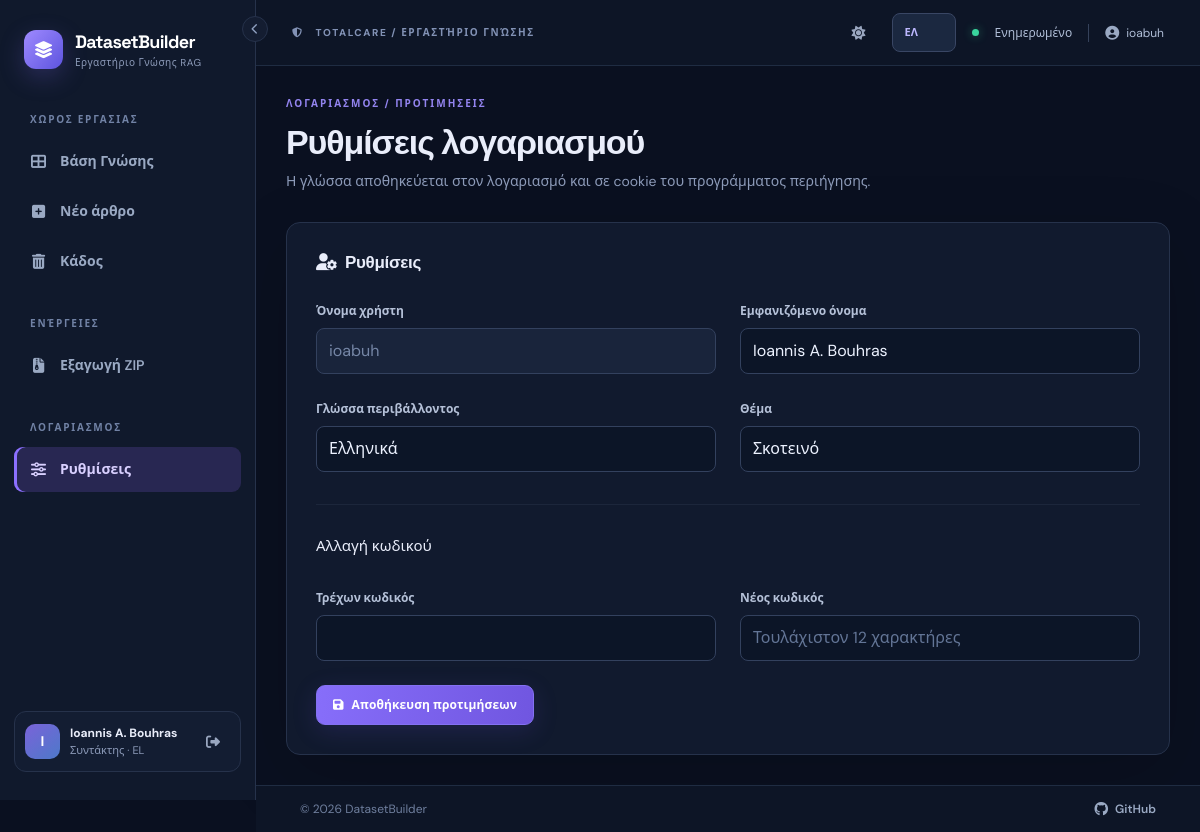
The page /settings (signed in) on the database its author committed.
### datasetbuilder/models.py (models this page shows, shortened)
class User(UserMixin, db.Model):
    __tablename__ = "users"
    id = db.Column(db.Integer, primary_key=True)
    username = db.Column(db.String(80), nullable=False, unique=True)
    display_name = db.Column(db.String(160), nullable=False)
    password_hash = db.Column(db.String(255), nullable=False)
    role = db.Column(db.String(20), nullable=False, default="editor")
    active = db.Column(db.Boolean, nullable=False, default=True)
    created_at = db.Column(db.DateTime, nullable=False, default=utcnow)
    last_login_at = db.Column(db.DateTime)
    preferred_language = db.Column(db.String(2), nullable=False, default="en")
    preferred_theme = db.Column(db.String(5), nullable=False, default="dark")
    @property
    def is_active(self):
        return self.active
    def can_edit(self):
        return self.role in ("admin", "editor")
    def is_admin(self):
        return self.role == "admin"

### datasetbuilder/views.py (the view, shortened to what this page needs)
@bp.route('/settings', methods=['GET', 'POST'])
@login_required
def settings():
    return render_template('settings.html')

### datasetbuilder/__init__.py (called while the page is built)
@login_manager.user_loader
def load_user(user_id):
    try:
        user = db.session.get(User, int(user_id))
        return user if user and user.active else None
    except (TypeError, ValueError):
        return None

### datasetbuilder/i18n.py (called while the page is built)
def translate(key, lang='en'):
    return (EL if lang == 'el' else EN).get(key, EN.get(key, key))

### datasetbuilder/templates/settings.html (shortened to what this page needs)
{% extends 'base.html' %}
{% block content %}<div class="narrow-container"><div class="page-head"><div><div class="eyebrow">{{ t('preferences_eyebrow')|upper }}</div><h1>{{ t('account_settings') }}</h1><p class="muted">{{ t('language_persist_info') }}</p></div></div><form class="surface form-surface" method="post"><input type="hidden" name="csrf_token" value="{{ csrf_token() }}"><h2><i class="fa-solid fa-user-gear me-2"></i>{{ t('settings') }}</h2><div class="row g-4 mt-1"><div class="col-md-6"><label class="form-label">{{ t('username') }}</label><input class="form-control" value="{{ current_user.username }}" disabled></div><div class="col-md-6"><label class="form-label">{{ t('display_name') }}</label><input class="form-control" name="display_name" value="{{ current_user.display_name }}" required maxlength="160"></div><div class="col-md-6"><label class="form-label">{{ t('preferred_language') }}</label><select class="form-select" name="language"><option value="en" {% if current_user.preferred_language == 'en' %}selected{% endif %}>{{ t('default_english') }}</option><option value="el" {% if current_user.preferred_language == 'el' %}selected{% endif %}>Ελληνικά</option></select></div><div class="col-md-6"><label class="form-label">{{ t('theme') }}</label><select class="form-select" name="theme"><option value="dark" {% if current_user.preferred_theme != 'light' %}selected{% endif %}>{{ t('theme_dark') }}</option><option value="light" {% if current_user.preferred_theme == 'light' %}selected{% endif %}>{{ t('theme_light') }}</option></select></div><div class="col-12"><hr class="soft-divider"></div><div class="col-12"><h3>{{ t('change_password') }}</h3></div><div class="col-md-6"><label class="form-label">{{ t('current_password') }}</label><input type="password" name="current_password" class="form-control" autocomplete="current-password"></div><div class="col-md-6"><label class="form-label">{{ t('new_password') }}</label><input type="password" name="new_password" class="form-control" minlength="12" placeholder="{{ t('password_length') }}" autocomplete="new-password"></div></div><div class="mt-4"><button class="btn btn-primary"><i class="fa-solid fa-floppy-disk me-2"></i>{{ t('save_settings') }}</button></div></form></div>{% endblock %}

### datasetbuilder/templates/base.html (shortened to what this page needs)
<!doctype html>
<html lang="{{ ui_lang }}" data-theme="{{ ui_theme }}">
<head>
  <link rel="stylesheet" href="{{ url_for('static', filename='vendor/bootstrap.min.css') }}">
  <link rel="stylesheet" href="https://cdnjs.cloudflare.com/ajax/libs/font-awesome/6.5.2/css/all.min.css">
  <link rel="stylesheet" href="{{ url_for('static', filename='css/app.css') }}">
  <link rel="stylesheet" href="{{ url_for('static', filename='css/print.css') }}" media="print">
</head>
<body class="{% if current_user.is_authenticated %}app-shell{% else %}login-shell{% endif %}{% if nav_collapsed %} nav-collapsed{% endif %}">
{% if current_user.is_authenticated %}
  <aside class="sidebar" id="appSidebar">
    <button type="button" class="nav-collapse-btn" id="nav-collapse" aria-controls="appSidebar" aria-expanded="true" title="{{ t('collapse_nav') }}"><i class="fa-solid fa-chevron-left"></i></button>
    <a class="brand" href="{{ url_for('main.dashboard') }}">
      <span class="brand-icon"><i class="fa-solid fa-layer-group"></i></span>
      <span class="brand-text"><strong>DatasetBuilder</strong><small>{{ t('tagline') }}</small></span>
    </a>
    <div class="sidebar-label">{{ t('workspace')|upper }}</div>
    <nav class="menu">
      <a class="menu-link {% if request.endpoint == 'main.dashboard' %}active{% endif %}" href="{{ url_for('main.dashboard') }}" title="{{ t('dashboard') }}"><i class="fa-solid fa-table-cells-large"></i> <span class="nav-text">{{ t('dashboard') }}</span></a>
      {% if current_user.can_edit() %}
      <a class="menu-link {% if request.endpoint == 'main.new_document' %}active{% endif %}" href="{{ url_for('main.new_document') }}" title="{{ t('new_article') }}"><i class="fa-solid fa-square-plus"></i> <span class="nav-text">{{ t('new_article') }}</span></a>
      {% endif %}
      {% if current_user.can_edit() %}<a class="menu-link {% if request.endpoint == 'main.trash' %}active{% endif %}" href="{{ url_for('main.trash') }}" title="{{ t('trash') }}"><i class="fa-solid fa-trash-can"></i> <span class="nav-text">{{ t('trash') }}</span></a>{% endif %}
    </nav>
    <div class="sidebar-label mt-4">{{ t('actions')|upper }}</div>
    <nav class="menu">
      <a class="menu-link" href="{{ url_for('main.export_zip') }}" id="nav-export" title="{{ t('export') }}"><i class="fa-solid fa-file-zipper"></i> <span class="nav-text">{{ t('export') }}</span></a>
    </nav>
    <div class="sidebar-label mt-4">{{ t('account')|upper }}</div>
    <nav class="menu">
      <a class="menu-link {% if request.endpoint == 'main.settings' %}active{% endif %}" href="{{ url_for('main.settings') }}" title="{{ t('settings') }}"><i class="fa-solid fa-sliders"></i> <span class="nav-text">{{ t('settings') }}</span></a>
    </nav>
    <div class="sidebar-footer">
      <div class="user-avatar">{{ current_user.display_name[:1]|upper }}</div>
      <div class="user-mini"><b>{{ current_user.display_name }}</b><small>{{ t('account_role_'+current_user.role) }} · {{ 'EL' if ui_lang == 'el' else 'EN' }}</small></div>
      <form method="post" action="{{ url_for('auth.logout') }}"><input type="hidden" name="csrf_token" value="{{ csrf_token() }}"><button class="icon-btn" title="{{ t('logout') }}" aria-label="{{ t('logout') }}"><i class="fa-solid fa-right-from-bracket"></i></button></form>
    </div>
  </aside>
{% endif %}
<main class="{% if current_user.is_authenticated %}main-area{% else %}login-main{% endif %}">
{% if current_user.is_authenticated %}
  <header class="topbar">
    <div class="d-flex align-items-center gap-2"><span class="location-label"><i class="fa-solid fa-shield-halved me-2"></i> TOTALCARE / {{ t('knowledge_studio')|upper }}</span></div>
    <div class="d-flex align-items-center gap-3"><button class="icon-btn" id="theme-toggle" type="button" title="{{ t('switch_theme') }}" aria-label="{{ t('switch_theme') }}"><i class="fa-solid fa-{{ 'sun' if ui_theme == 'dark' else 'moon' }}"></i></button><form action="{{ url_for('main.change_language') }}" method="post" class="d-inline-flex align-items-center"><input type="hidden" name="csrf_token" value="{{ csrf_token() }}"><input type="hidden" name="next" value="{{ request.full_path }}"><select name="language" class="form-select form-select-sm lang-switch" aria-label="{{ t('preferred_language') }}"><option value="en" {% if ui_lang=='en' %}selected{% endif %}>EN</option><option value="el" {% if ui_lang=='el' %}selected{% endif %}>ΕΛ</option></select></form><span class="live-dot"></span><span class="topbar-note">{{ t('ready') }}</span><span class="topbar-user"><i class="fa-solid fa-user-circle"></i>{{ current_user.username }}</span></div>
  </header>
{% endif %}
  <div class="content-area {% block content_class %}{% endblock %}">{% block content %}{% endblock %}</div>
  <footer class="app-footer">
    <span class="app-footer-copy">&copy; {{ footer_year }} {{ footer_owner }}</span>
    <a class="app-footer-link" href="{{ footer_url }}" target="_blank" rel="noopener noreferrer"><i class="fa-brands fa-github"></i> GitHub</a>
  </footer>
</main>
<div class="toast-container position-fixed top-0 end-0 p-4" id="toast-container" style="z-index:11000;"></div>
</body>
</html>

### rows shown on the page
User: display_name "I", display_name "Ioannis A. Bouhras", role "Συντάκτης", preferred_language "EL", language "ΕΛ", username "ioabuh", language "Ελληνικά", theme "Σκοτεινό"

### other values the page prints
{{ t('tagline') }} "Εργαστήριο Γνώσης RAG"
{{ t('workspace')|upper }} "ΧΩΡΟΣ ΕΡΓΑΣΙΑΣ"
{{ t('dashboard') }} "Βάση Γνώσης"
{{ t('new_article') }} "Νέο άρθρο"
{{ t('trash') }} "Κάδος"
{{ t('actions')|upper }} "ΕΝΈΡΓΕΙΕΣ"
{{ t('export') }} "Εξαγωγή ZIP"
{{ t('account')|upper }} "ΛΟΓΑΡΙΑΣΜΟΣ"
{{ t('settings') }} "Ρυθμίσεις"
{{ t('knowledge_studio')|upper }} "ΕΡΓΑΣΤΉΡΙΟ ΓΝΏΣΗΣ"
{{ t('ready') }} "Ενημερωμένο"
{{ t('preferences_eyebrow')|upper }} "ΛΟΓΑΡΙΑΣΜΌΣ / ΠΡΟΤΙΜΉΣΕΙΣ"
{{ t('account_settings') }} "Ρυθμίσεις λογαριασμού"
{{ t('language_persist_info') }} "Η γλώσσα αποθηκεύεται στον λογαριασμό και σε cookie του προγράμματος περιήγησης."
{{ t('username') }} "Όνομα χρήστη"
